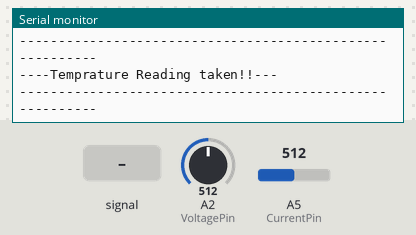
A sketch run on a simulated Arduino Uno, built with avr-gcc and run on an emulated ATmega328P. On the bench: the last lines printed to the serial monitor. Inputs (shaded band) come from the test bench; at power-on: A2 (VoltagePin) = 512, A5 (CurrentPin) = 512. Storage starts empty.

Above: at 1.5 s.
1.6 s: A5 (CurrentPin) fed a 200 Hz sine of ±255 counts around its level
At 2.25 s:
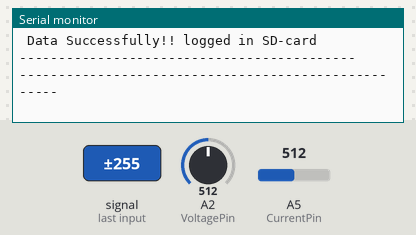
3.2 s: A2 (VoltagePin) set to 306
At 3.32 s:
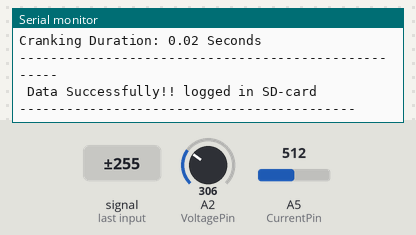
6.2 s: A2 (VoltagePin) set to 70
9.2 s: A2 (VoltagePin) set to 0
12.2 s: A2 (VoltagePin) set to 85
Timing chart, 0 to 15.2 s (numbered marks = the images above; inputs shaded):
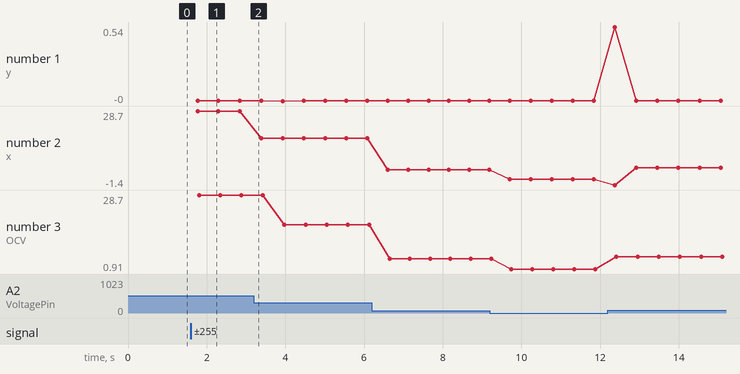

Measured:
- after the input at 1.6 s, the serial monitor: prints a new line after 0.11 s (image 1)
- plotted number 1: 0 → 0 after the input at 6.2 s
- plotted number 2: 28.7 → 17.52 after the input at 3.2 s, 17.52 → 4.71 after the input at 6.2 s, 4.71 → 0.91 after the input at 9.2 s, 0.91 → 5.52 after the input at 12.2 s
- plotted number 3: 28.7 → 17.52 after the input at 3.2 s, 17.52 → 4.71 after the input at 6.2 s, 4.71 → 0.91 after the input at 9.2 s, 0.91 → 5.52 after the input at 12.2 s

The sketch:

BMS_Code_7302016.ino
```cpp
// #include <OneWire.h>
// #include <DallasTemperature.h>
  #include <SPI.h>
#include <SD.h>


int tPIN = 7;
// Data wire is plugged into pin 2 on the Arduino
 #define ONE_WIRE_BUS tPIN

// Setup a oneWire instance to communicate with any OneWire devices
// (not just Maxim/Dallas temperature ICs)
// OneWire oneWire(ONE_WIRE_BUS);

// Pass our oneWire reference to Dallas Temperature.
// DallasTemperature sensors(&oneWire);

//=--------------------------------------------------
boolean logg_values = true;
//=-----------------------------------------------------


//Variables
//Analogue input pins
    int CurrentPin = A5;
    int VoltagePin = A2;
    //int TempPin = A12;
   File dataFile ;
//Define the number of samples to taken and averaged.  The higher the number,the more the readings will be smoothed, but the slower the output will respond to the input.  Using a constant rather than a normal variable lets use this value to determine the size of the readings array.*/
    const int numReadings = 9;

//Basic variable
    int index = 0;
    boolean CRANKING; //True or false
    boolean tempRequest = true;

//Current processing Variable
    //Average current proccesing variables
    float rawCurrent_readings[numReadings];      // array readings from the analog input
    float average_current_value = 0;
    float currentValue = 0;
    float currentTotal = 0;
    int current_index = 0;

//Current processing Variable
    //Average voltage proccesing variables
    float rawVoltage_readings[numReadings];      // array readings from the analog input
    float average_voltage_value = 0;
    float voltageValue = 0;
    float voltageTotal = 0;
    float open_circuitVoltage = 0;
    int voltage_index = 0;
    int set = 0;
    //VDR variables
    float R1 = 99000.0;   //voltage divider resistor 1
    float R2 = 9820.0;     //voltage divider resistor 2

//Temprature processing Variable
    float tempatureReadings = 0;
    float LM35Readings = 0;
//     File dataFile = SD.open("datalog.csv", FILE_WRITE);
// Reggresion algorithim variables
    int N=0;
     float C = 0;
     float V = 0;
     float sumC = 0;
     float sumV = 0;
     float sumC2 = 0;
     float sumV2 = 0;
     float sumCV = 0;

//Health statues variables and constants
     const float vLossThsh = 2;
     const float vLossFrsh = 1;
     float voltageLoss = 0;
     float sohIndex = 0;
     float soh = 0;
     float soc = 0;
     String sohStat;

//Timing variable
float StartTime = 0, CurrentTime= 0, ElapsedTime = 0;
float time;
int intTime;
int loopy = 0;
int crank_N = 0;
//const int chipSelect = 10;

void setup(){
   // start serial port
      Serial.begin(9600);
  // Start up the library
//      sensors.begin();


       if (startSDCard() == true) {
//       File dataFile = SD.open("datalog.csv", FILE_WRITE);
      Serial.println(F("-------------------------------------------------------"));
     Serial.println();
     Serial.println(F("----SD.CARD IS READY!!---"));

     Serial.println();
     Serial.println(F("---------------------------------------------------------"));
   }
//    File dataFile = SD.open("datalog.csv", FILE_WRITE);


    // initialize all the readings to 0:
    for (int thisReading = 0; thisReading < numReadings; thisReading++){
        rawCurrent_readings[thisReading] = 0;
        rawVoltage_readings[thisReading] = 0;
    }
    //first request for temprature
                  // request for temprature from the brobe
//                    sensors.requestTemperatures(); // Send the command to get temperatures
//                    tempatureReadings = sensors.getTempCByIndex(0);
                     Serial.println(F("----Temprature Reading taken!!---"));
     Serial.println();
     Serial.println(F("---------------------------------------------------------"));
}

void loop() {
  //**************************************************************************


 //*****************************************************************************

        // Read cuurent value:
            //Processing Average of a certain number(numReadings) of of samples.

              currentTotal = currentTotal - rawCurrent_readings[current_index]; //subtract the last reading:

                // Read raw data from CurrentPin and save in array called rawCurrent_Readings[].
              rawCurrent_readings[current_index] = analogRead(CurrentPin); //Raw data reading from the current sensor


                // Convert Raw data to exact current Reading from the current sensor
              rawCurrent_readings[current_index] = (rawCurrent_readings[current_index]-510)*5/1024/0.0209 ;//Data processing:510-raw data from analogRead when the input is 0; 5-5v; the first 0.04-0.04V/A(sensitivity); the second 0.04-offset val;
              //rawCurrent_readings[current_index] = (((rawCurrent_readings[current_index] / 1023.0) * 5000 - 2500) / 40)+0.08;

                 // Add up the current readings
              currentTotal = currentTotal  + rawCurrent_readings[current_index];

                  //Increament the variable index (used to change addresses in array after every loop)
              current_index = current_index + 1;

//****************************************************************************

    // Read Voltage value:
            //Processing Average of a certain number(numReadings) of of samples.

              voltageTotal = voltageTotal - rawVoltage_readings[voltage_index]; //subtract the last reading:

                // Read raw data from voltagePin and save in array called rawVoltage_readings[].
              rawVoltage_readings[voltage_index] = analogRead(VoltagePin); //Raw data reading from the current sensor

                 // Convert Raw data to exact voltage Reading from the voltage divider consisting of R1 and R2
              rawVoltage_readings[voltage_index] = ((rawVoltage_readings[voltage_index] * 5.015) / 1024.0)/ (R2/(R1+R2));

                 // Add up the current readings
              voltageTotal = voltageTotal  + rawVoltage_readings[voltage_index];

                  //Increament the variable index (used to change addresses in array after every loop)
              voltage_index = voltage_index + 1;
              //current_index = current_index + 1;
//-------------------------------------

//-------------------------------------
       //Passing the number of indexes to vatiable index
       index = voltage_index ; //Or current_index = index;

       // if we get to the end of the array
        if (index >= numReadings){
                voltage_index = 0;
                current_index = 0;


              //Calculating the average values:
                voltageValue = voltageTotal/numReadings;
                currentValue = currentTotal/numReadings;


              //Calibration
                voltageValue = voltageValue + 0.91;

                currentValue = currentValue - 0.0;
                index = 0;

        //Setting up the open circuit voltage to be maximum voltage Value
         if(voltageValue > open_circuitVoltage){
               open_circuitVoltage = voltageValue;
         }
        }
        //===================================

         time = micros();
         (time = time/1000000);

//----------------------------------------

        /*LM35 Temperature sensor
          LM35Readings = analogRead(TempPin);
          tempatureReadings = LM35Readings * 0.48828125;
        */
//----------------------------------------


                    //   ---------//Serial monitor print-------------
//                         Serial.print(F("  Current: "));
//                         Serial.print(currentValue);
//
//                         //Serial.print("   Voltage: "));
//                         Serial.print(F(", Voltage: "));
//                         Serial.print(voltageValue);
//                           Serial.print(F(",  Temp: "));
//                         Serial.print (tempatureReadings);
//                          Serial.print(F(",  Time: "));
//                         Serial.print (time);
//                            Serial.print(F("   :"));
//                         //Serial.print (tempatureReadings);
//
//
                     // --------------------------------------------**/
//*************************************************************************************************

    //Crankinng status
        if(currentValue > 8.2){
              CRANKING = true;
              if (loopy == 0){StartTime = time;

              loopy = 1;
            }
          }else{
              CRANKING = false;
              loopy = 0;

         }
                     // ---------//Serial monitor print-------------
                         // Serial.print("   Status: ");
                       //  Serial.print(" ,");
//                     Serial.println(CRANKING? "Cranking":"Stand By");
                     // --------------------------------------------

//*********************************************************************************************

       //Regression Algorithim for determining Vo
           //During Cranking Event:
            if (CRANKING == true) {
                //Placing current and voltage values to variable x and y
                    C = currentValue;
                    V = voltageValue;
                //Getting the sum, sum squred and sum of xy tha will be used in the regression formulae
                    sumC += C;
                    sumV += V;
                    sumC2 += (C * C);
                    sumV2 += (V * V);
                    sumCV += (C * V);
                 //Count number of values taken and check whether cranking event hapenned
                    N = N + 1;
//                     File dataFile = SD.open("datalog.csv", FILE_WRITE);

             if (set == 0){dataFile = SD.open("datalog.csv", FILE_WRITE);set=1; }
               if (dataFile) {
                if (logg_values==true){
                                dataFile.print(currentValue);
                                dataFile.print(",");
                               dataFile.print(voltageValue);
                                dataFile.print(",");
                                dataFile.println(time);}
//                                dataFile.close();
//                  Serial.println(F(" FINISHED LOGGING CURRENT/VOLTAGE/TIME!!"));
//                  Serial.println(F("-------------------------------------------"));
//

                }
                // if the file isn't open, pop up an error:
                else {
                  Serial.println(F("error opening datalog.csv"));
                  Serial.println(F("-------------------------------------------"));

                }
            }

            //After Cranking event:
               if( CRANKING == false && N > 30 ) {

                 //Time elapsed
                  CurrentTime = time;
                  ElapsedTime = CurrentTime - StartTime;


                  double Cbar = sumC / N;
                  double Vbar = sumV / N;
                  double Cbar2 = Cbar * Cbar;
                  double Vbar2 = Vbar * Vbar;
                  double CbarVbar = Cbar * Vbar;


                  double CC = 0.0, VV = 0.0, CV = 0.0;
                    CC = sumC2 - (2 * sumC * Cbar) + (Cbar2 * N);
                    VV = sumV2 - (2 * sumV * Vbar) + (Vbar2 * N);
                    CV = sumCV - (sumV * Cbar) - (sumV * Cbar) + (CbarVbar * N);

                  double gradient, y_intercept;

                  gradient  = CV / CC;
                  y_intercept = Vbar - gradient * Cbar;


             //Calculatin Voltage loss
             voltageLoss = open_circuitVoltage - y_intercept;

             //Calculating State of health (SOH)
             sohIndex = ((voltageLoss-vLossThsh)/(vLossFrsh-vLossThsh));
                if(sohIndex>1){
                   sohIndex = 1;
                }else if(sohIndex < 0){
                   sohIndex = 0;
                }
                soh = sohIndex * 100;
               if (soh >= 80){sohStat = "Good";}else if(soh <= 75){sohStat = "Replace Battery";}else{sohStat = "Fair";}


                //request for temprature
                  // request for temprature from the brobe
//                    sensors.requestTemperatures(); // Send the command to get temperatures
//                    tempatureReadings = sensors.getTempCByIndex(0);
                   crank_N++;
              soc = OCVArry(tempatureReadings, open_circuitVoltage);
//
                    sumC = 0;
                    sumV = 0;
                    sumC2 =0;
                    sumV2 =0;
                    sumCV =0;
//*****************************************************************************

                      //---------//Serial monitor print-------------
                                       Serial.println(F("----------------------------------------------------"));
                              Serial.print(F("y = "));
                              Serial.print(gradient ,4);
                              Serial.print(F("x "));
                              Serial.print(F("+ "));
                              Serial.println(y_intercept);

                              Serial.print(F("Total Values = "));
                              Serial.println(N);
                              Serial.print(F("OCV: "));
                              Serial.print(open_circuitVoltage);
                              Serial.println(F(" Volts"));

                              Serial.print(F("Voltage loss: "));
                              Serial.print(voltageLoss);
                              Serial.println(F(" Volts"));


                              Serial.print(F("SOC: "));
                              Serial.print(soc);
                              Serial.println(" %");

                              Serial.print(F("SOH: "));
                              Serial.print(soh);
                              Serial.print(F(" %  ---> Health: "));
                              Serial.println(sohStat);
                              Serial.println(F("----------------------------------------------------"));
                              Serial.print(F("Battery Temperature: "));
                              Serial.print(tempatureReadings);
                              Serial.println(F(" Degrees Celsius"));
                              Serial.print(F("Cranking Duration: "));
                              Serial.print(ElapsedTime);
                              Serial.println(F(" Seconds"));
//                               Serial.println(F("----------------------------------------------------"));
//
//                                            Serial.print(now.year(), DEC);
//                            Serial.print('/');
//                            Serial.print(now.month(), DEC);
//                            Serial.print('/');
//                            Serial.print(now.day(), DEC);
                           Serial.println(F("----------------------------------------------------"));

                     // --------------------------------------------
//                        File dataFile = SD.open("datalog.csv", FILE_WRITE);
//      if (set == 1){dataFile = SD.open("datalog.csv", FILE_WRITE);set=0; }
                     if (dataFile) {
                       //dataFile.println();
                       dataFile.print("--");
                                dataFile.print(",");
                               dataFile.print("--");
                                dataFile.print(",");
                                dataFile.print("->>");
                                dataFile.print(",");
                       dataFile.print(crank_N);
                                dataFile.print(",");
                               dataFile.print(open_circuitVoltage);
                                dataFile.print(",");
                                dataFile.print(voltageLoss);
                                dataFile.print(",");
                                dataFile.print(soc);
                                dataFile.print(",");
                                dataFile.print(tempatureReadings);
                                dataFile.print(",");
                                dataFile.print(ElapsedTime);
                                 dataFile.print(",");
                                dataFile.print(gradient,4);
                                dataFile.print(",");
                                dataFile.print(soh);
                                dataFile.print(",");
                                dataFile.println(N);
                                set=0;
                                dataFile.close();
                  Serial.println(F(" Data Successfully!! logged in SD-card"));
                  Serial.println(F("-------------------------------------------"));
//                   File dataFile = SD.open("datalog.csv", FILE_WRITE);

                }
                // if the file isn't open, pop up an error:
                else {
                  Serial.println(F("error opening datalog.csv"));
                  Serial.println(F("-------------------------------------------"));

                }
          N=0;

          open_circuitVoltage = 0;
  //***********************************************************************
      }
        //delay(50);
}
//*****************************************************************************----------------
//Temprature compensation methode for readjusting the Voltage value

double OCVArry(double tempD, double volt){
		double tempF = ((tempD*9)/5) + 32;
		double startn_Temp = 120;
		double startn_OCV = 12.663;
		double OCV_Temp[] = {2,3,3,5,7,9,12,16,18,22,24,26};
		double OCV_soc[] = {0.0,0.2,0.41,0.59,0.76};
		double OCV_socTrue[] = {0.000001,0.2,0.21,0.18,0.17,0.0};

		double tempSteps  = (startn_Temp - tempF)/10;
		int intSteps = (int)tempSteps;
		double fractnStep = tempSteps - intSteps;
		double clstOCV_Step = 0;
                double per = 0.0;


		for (int i = 0; i < intSteps; i++){
			clstOCV_Step += OCV_Temp[i];
		}

		clstOCV_Step = clstOCV_Step/1000;
		double OCV_100 = startn_OCV - clstOCV_Step;

		OCV_100 = OCV_100 - ((OCV_Temp[intSteps]/1000)* fractnStep);
		double OCVArry[5];

		for (int i = 0; i < 5; i++){
			OCVArry[i] = OCV_100 - OCV_soc[i];
		}
		//System.out.println(OCVArry[0]+" , "+OCVArry[1]+" , "+OCVArry[2]+" , "+OCVArry[3]+" , "+OCVArry[4]);

		//if (volt > OCVArry[0]){
                        //volt = OCVArry[0];
                        //Serial.println("");
			//Serial.println("Invalid Voltage Value : Too Big");
		//}else if (volt < OCVArry[4]){
                        // volt = OCVArry[4];
			//Serial.println("Invalid Voltage Value: Too Small");
		//}

		int SOC_Step = 0;
		for (int i = 0; i < 5; i++){
			if (OCVArry[i] > volt){
				SOC_Step++;
			}
		}
		double SOC_fractn;
		if (SOC_Step == 0){

			SOC_fractn = 1;
	}
		else{
		//System.out.println(SOC_Step);
		SOC_fractn = (OCVArry[SOC_Step-1] - volt)/OCV_socTrue[SOC_Step];
		SOC_fractn = SOC_fractn;}

		if (volt > OCVArry[0]){per = 100.0;}else if (volt < OCVArry[4]){per = 0.0;}else{per = 100 - ((25*(SOC_Step-1))+(SOC_fractn*25));}

		//double per = 100 - ((25*(SOC_Step-1))+(SOC_fractn*25));

		return per;

	}


//------------**************************************************************
        boolean startSDCard() {
          boolean result = false;
          Serial.println(F("-------------------------------------------------------"));
          Serial.print(F("Initializing SD card..."));
         // pinMode(10, OUTPUT);

          // see if the card is present and can be initialized:
          if (!SD.begin(10)) {
            Serial.println(F("Card failed, or not present"));
            // don't do anything more:

            result = false;
          }
          else {
            Serial.println(F("card initialized."));

             File dataFile = SD.open("datalog.csv", FILE_WRITE);
            if (dataFile) {
              dataFile.println();
              dataFile.println("CURRENT,VOLTAGE,TIME_TAKEN,CRANK_No,BMS_OCV,VOLTAGE_LOSS,SOC%,BATTERY_TEMPEATEURE,CRANK_DURATION,RESISTANCE,SOH%,No._OF_VALUES");

              dataFile.close();
              result = true;
              Serial.println(F("writing -------."));
            }else{
            Serial.println(F("nooooooo--.")); };
          }
          return result;
        }
  //-------------*******************************************************
```
